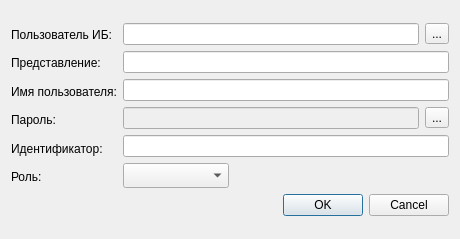
<?xml version="1.0" encoding="UTF-8"?>
<ui version="4.0">
 <class>UserDialog</class>
 <widget class="QDialog" name="UserDialog">
  <property name="geometry">
   <rect>
    <x>0</x>
    <y>0</y>
    <width>460</width>
    <height>239</height>
   </rect>
  </property>
  <property name="minimumSize">
   <size>
    <width>460</width>
    <height>239</height>
   </size>
  </property>
  <property name="maximumSize">
   <size>
    <width>460</width>
    <height>239</height>
   </size>
  </property>
  <property name="windowTitle">
   <string extracomment="Пользователь">Dialog</string>
  </property>
  <layout class="QGridLayout" name="gridLayout">
   <item row="0" column="0">
    <layout class="QVBoxLayout" name="verticalLayout_3">
     <item>
      <layout class="QHBoxLayout" name="horizontalLayout_3">
       <item>
        <layout class="QVBoxLayout" name="verticalLayout">
         <item>
          <widget class="QLabel" name="label">
           <property name="text">
            <string>Пользователь ИБ:</string>
           </property>
          </widget>
         </item>
         <item>
          <widget class="QLabel" name="label_2">
           <property name="text">
            <string>Представление:</string>
           </property>
          </widget>
         </item>
         <item>
          <widget class="QLabel" name="label_3">
           <property name="text">
            <string>Имя пользователя:</string>
           </property>
          </widget>
         </item>
         <item>
          <widget class="QLabel" name="label_4">
           <property name="text">
            <string>Пароль:</string>
           </property>
          </widget>
         </item>
         <item>
          <widget class="QLabel" name="label_5">
           <property name="text">
            <string>Идентификатор:</string>
           </property>
          </widget>
         </item>
         <item>
          <widget class="QLabel" name="label_6">
           <property name="text">
            <string>Роль:</string>
           </property>
          </widget>
         </item>
        </layout>
       </item>
       <item>
        <layout class="QVBoxLayout" name="verticalLayout_2">
         <item>
          <layout class="QHBoxLayout" name="horizontalLayout">
           <item>
            <widget class="QLineEdit" name="txtUser1C">
             <property name="readOnly">
              <bool>true</bool>
             </property>
            </widget>
           </item>
           <item>
            <widget class="QToolButton" name="toolButton">
             <property name="text">
              <string>...</string>
             </property>
             <property name="icon">
              <iconset resource="resourse.qrc">
               <normaloff>:/new/icons/res/select_value.png</normaloff>:/new/icons/res/select_value.png</iconset>
             </property>
            </widget>
           </item>
          </layout>
         </item>
         <item>
          <widget class="QLineEdit" name="txtPresentation"/>
         </item>
         <item>
          <widget class="QLineEdit" name="txtUserName">
           <property name="enabled">
            <bool>true</bool>
           </property>
          </widget>
         </item>
         <item>
          <layout class="QHBoxLayout" name="horizontalLayout_2">
           <item>
            <widget class="QLineEdit" name="txtPassword">
             <property name="enabled">
              <bool>false</bool>
             </property>
            </widget>
           </item>
           <item>
            <widget class="QToolButton" name="btnEditPwd">
             <property name="text">
              <string>...</string>
             </property>
             <property name="icon">
              <iconset resource="resourse.qrc">
               <normaloff>:/new/icons/res/tbglacti.png</normaloff>:/new/icons/res/tbglacti.png</iconset>
             </property>
             <property name="checkable">
              <bool>true</bool>
             </property>
            </widget>
           </item>
          </layout>
         </item>
         <item>
          <widget class="QLineEdit" name="txtUUID">
           <property name="readOnly">
            <bool>true</bool>
           </property>
          </widget>
         </item>
         <item>
          <widget class="QComboBox" name="cmbRole">
           <property name="maximumSize">
            <size>
             <width>106</width>
             <height>25</height>
            </size>
           </property>
          </widget>
         </item>
        </layout>
       </item>
      </layout>
     </item>
     <item>
      <widget class="QDialogButtonBox" name="buttonBox">
       <property name="orientation">
        <enum>Qt::Horizontal</enum>
       </property>
       <property name="standardButtons">
        <set>QDialogButtonBox::Cancel|QDialogButtonBox::Ok</set>
       </property>
      </widget>
     </item>
    </layout>
   </item>
  </layout>
 </widget>
 <resources>
  <include location="resourse.qrc"/>
 </resources>
 <connections>
  <connection>
   <sender>buttonBox</sender>
   <signal>accepted()</signal>
   <receiver>UserDialog</receiver>
   <slot>accept()</slot>
   <hints>
    <hint type="sourcelabel">
     <x>248</x>
     <y>254</y>
    </hint>
    <hint type="destinationlabel">
     <x>157</x>
     <y>274</y>
    </hint>
   </hints>
  </connection>
  <connection>
   <sender>buttonBox</sender>
   <signal>rejected()</signal>
   <receiver>UserDialog</receiver>
   <slot>reject()</slot>
   <hints>
    <hint type="sourcelabel">
     <x>316</x>
     <y>260</y>
    </hint>
    <hint type="destinationlabel">
     <x>286</x>
     <y>274</y>
    </hint>
   </hints>
  </connection>
 </connections>
</ui>
